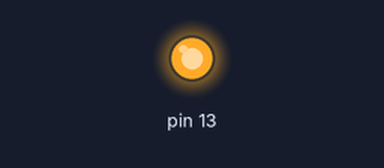
A sketch run on a simulated Arduino Uno, built with avr-gcc and run on an emulated ATmega328P. Parts: output pins drawn as LEDs (lit = HIGH). What the sketch prints to the serial monitor is not drawn.

Above: at 0.1 s.
Timing chart, 0 to 1.6 s (numbered marks = the images above):
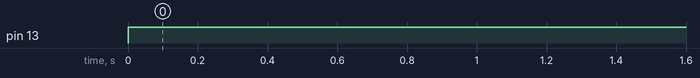

Measured:
- by itself, pin 13: LOW → HIGH at 0.00 s

The sketch:

Flash_lamp.ino
```cpp
void setup()
{
 pinMode(13,OUTPUT);
Serial.begin(9600);
}
void loop()
{
  int d=Serial.println("A0");

  if(d<300)
  {
  digitalWrite(13, HIGH);
  }
  else
  {
  digitalWrite(13, LOW);
  }
}
```
